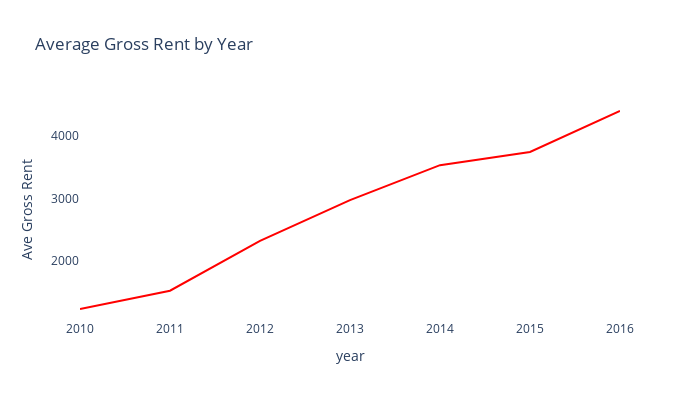

The cell this chart's notebook holds for it:
### Markdown cell above
# Debugging

Note: Some of the Plotly express plots may not render in the notebook through the panel functions.

However, you can test each plot by uncommenting the following code

### Code cell
fig_rent

### Figure 1 — Plotly figure (JSON) as saved in the notebook; plotly's stock layout.template omitted (floating-point values rounded to 4 significant figures)
{"data": [{"hovertemplate": "year=%{x}<br>gross_rent=%{y}<extra></extra>", "legendgroup": "", "line": {"color": "red", "dash": "solid"}, "mode": "lines", "name": "", "orientation": "v", "showlegend": false, "type": "scatter", "x": [2010, 2011, 2012, 2013, 2014, 2015, 2016], "xaxis": "x", "y": [1239, 1530, 2324, 2971, 3528, 3739, 4390], "yaxis": "y"}], "layout": {"height": 400, "legend": {"tracegroupgap": 0}, "plot_bgcolor": "white", "title": {"text": "Average Gross Rent by Year"}, "width": 700, "xaxis": {"anchor": "y", "autorange": true, "domain": [0, 1], "range": [2010, 2016], "title": {"text": "year"}, "type": "linear"}, "yaxis": {"anchor": "x", "autorange": true, "domain": [0, 1], "range": [1064.0, 4565.0], "title": {"text": "Ave Gross Rent"}, "type": "linear"}}}
